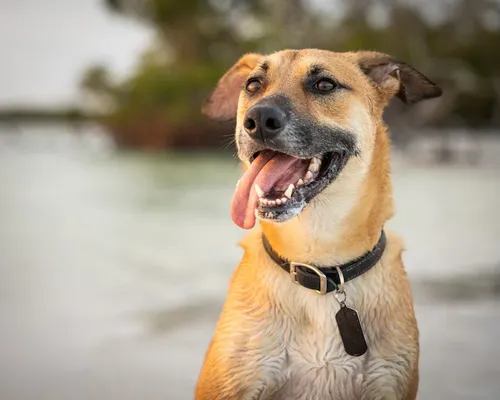
#> input picture img2.webp, 500 x 400 px, found by its file name
$ jupyter execute CV_Day3.ipynb
#> lines starting #> are read from the running program, lines starting #| are printed output that depends on the picture
[cell 1]
import numpy as np
import matplotlib.pyplot as plt
import matplotlib.image as pltimg
import cv2
from PIL import Image

[cell 2]
img = np.zeros((512,512,3),np.uint8)
img[:] = [225,234,123]
plt.imshow(img)
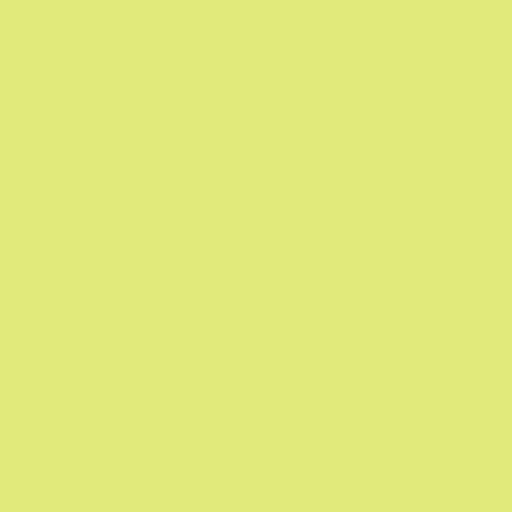
#> shown: shape (512, 512, 3); mean R, G, B 225, 234, 123

[cell 3]
Image.open('/home/gaming/projects/cvdev-project/img2.webp')

# Converting Image Into Array

[cell 4]
img = np.asarray(Image.open('/home/gaming/projects/cvdev-project/img2.webp'))
#> img is the input picture: shape (400, 500, 3); mean R, G, B 167.6, 154.7, 135.9

[cell 5]
print(img)
#> (printed output is left out)

[cell 6]
# Ploting the array into image
plt.imshow(img)

[cell 7]
plt.imshow(img[:,:,0])

[cell 8]
plt.imshow(img,cmap="hot")

[cell 9]
plt.imshow(img)
plt.colorbar()
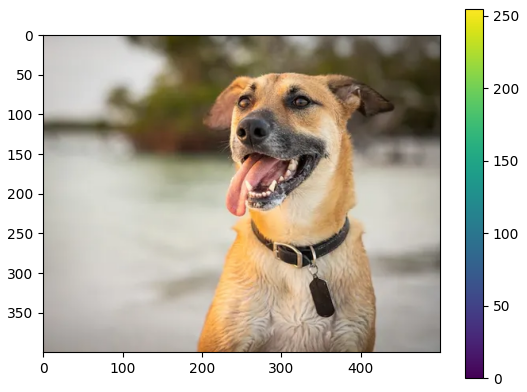
#> figure drawn by matplotlib, 2 panels

[cell 10]
B,G ,R = cv2.split(img)
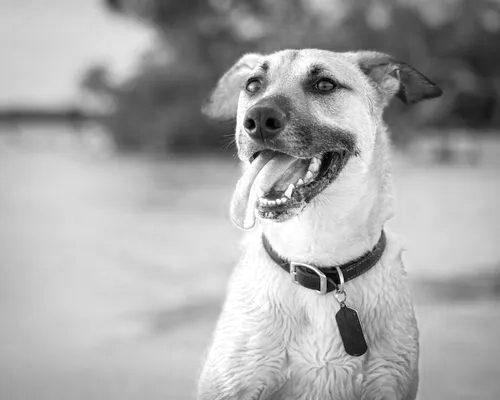
#> B: shape (400, 500); min 0, max 255, mean 167.6
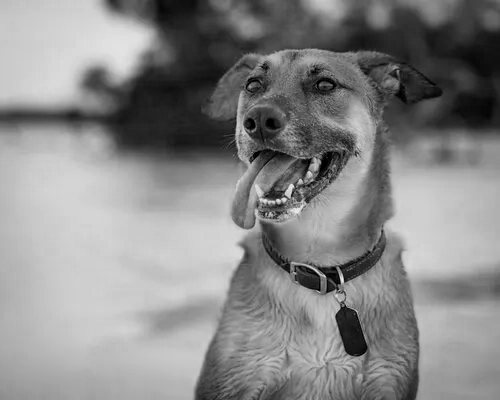
#> R: shape (400, 500); min 0, max 237, mean 135.9

[cell 11]
Z= np.zeros(B.shape,dtype=B.dtype)

[cell 12]
plt.imshow(cv2.merge((R,Z,Z)))
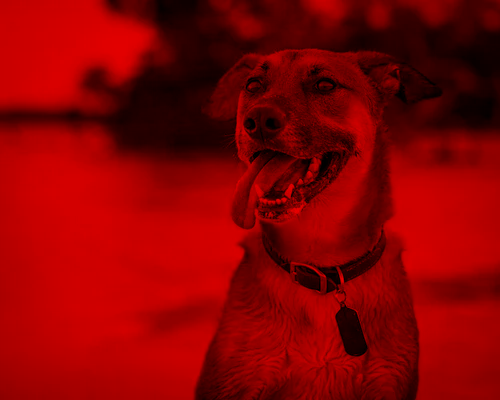
#> shown: shape (400, 500, 3); mean R, G, B 135.9, 0, 0

[cell 13]
sobel = np.array([
    [1,0,-1],
    [2,0,-2],
    [1,0,-1]
])

[cell 14]
image = np.array([
    [ 10,  10,  10,  10, 200, 200, 200, 200],
    [ 10,  10,  10,  10, 200, 200, 200, 200],
    [ 10,  10,  10,  10, 200, 200, 200, 200],
    [ 10,  10,  10,  10, 200, 200, 200, 200],
    [ 0,  10,  0,  0, 00, 00, 200, 200],
    [ 10,  10,  10,  10, 200, 200, 200, 200],
    [ 10,  10,  10,  10, 200, 200, 200, 200],
    [ 0,  0,  0,  10, 200, 200, 200, 200],
], dtype=np.float32)

[cell 15]
plt.imshow(image)
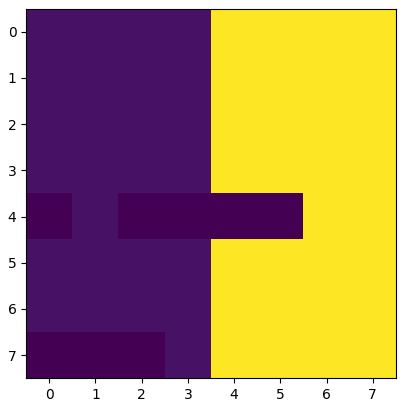
#> figure drawn by matplotlib, 1 panel

# Lets put filter to Identify the vertical line

[cell 16]
def vertical_strip(imagee , kernel):
    img_h, img_w= imagee.shape

    k_h,k_w = kernel.shape

    # Padding size
    pad_h, pad_w = k_h//2 , k_w//2

    #padding the image with zeros around the boundaries

    padded = np.pad(imagee,((pad_h,pad_h),(pad_w,pad_w)),mode='constant',constant_values=0)

    # Output image of same size
    output = np.zeros_like(imagee,dtype=np.float32)

    for i in range(img_h):
        for j in range(img_w):
            region = padded[i:i+k_h,j:j+k_w]

            output[i,j] = np.sum(region * kernel)

    return output

[cell 17]
vertical_img=vertical_strip(image,sobel)

[cell 18]
plt.imshow(vertical_img,cmap='gray')
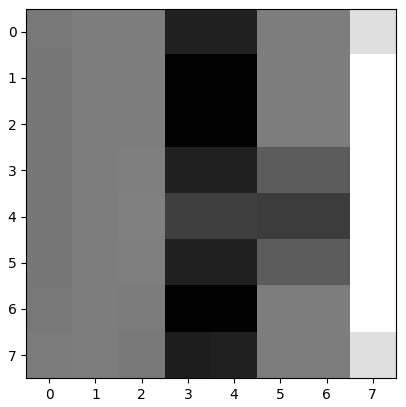
#> figure drawn by matplotlib, 1 panel

[cell 19]
dog_grey =cv2.cvtColor(img,cv2.COLOR_RGB2GRAY)

[cell 20]
plt.imshow(dog_grey,cmap='gray')

[cell 21]
dog_outline= vertical_strip(dog_grey,sobel)
#> in vertical_strip (call 2), `padded = np.pad(imagee,((pad_h,pad_h),(pad_w,pad_w)),mode='constant',c..`:
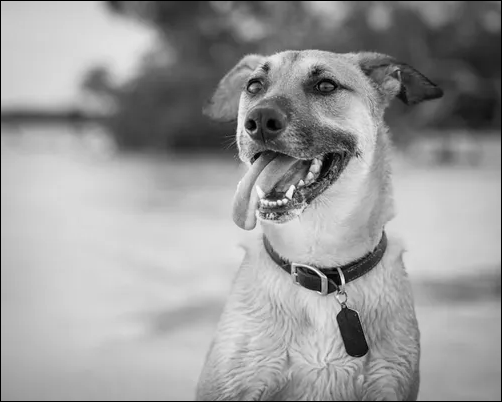
#> padded: shape (402, 502); min 0, max 250, mean 155
#> after the loop in vertical_strip (call 2), `for i in range(img_h):`:
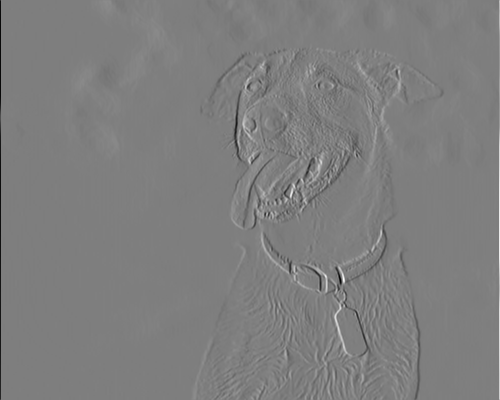
#> output: shape (400, 500) float32; min -868, max 878, mean 0.5; drawn with min black and max white

# Vertical Feature Extraction

[cell 22]
plt.imshow(dog_outline)

# Horizontal Filter

[cell 23]
plt.imshow(vertical_strip(dog_grey,sobel.T))
#> after the loop in vertical_strip (call 3), `for i in range(img_h):`:
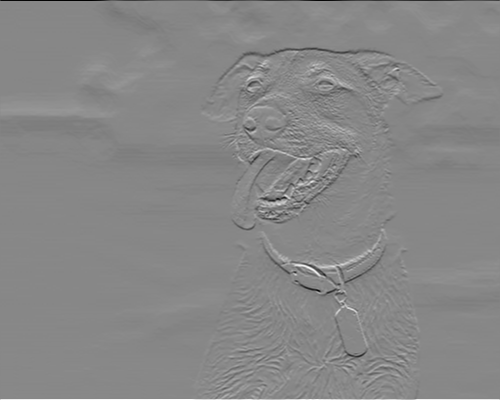
#> output: shape (400, 500) float32; min -820, max 724, mean -0.2; drawn with min black and max white

$ run again, with img3.webp copied over img2.webp
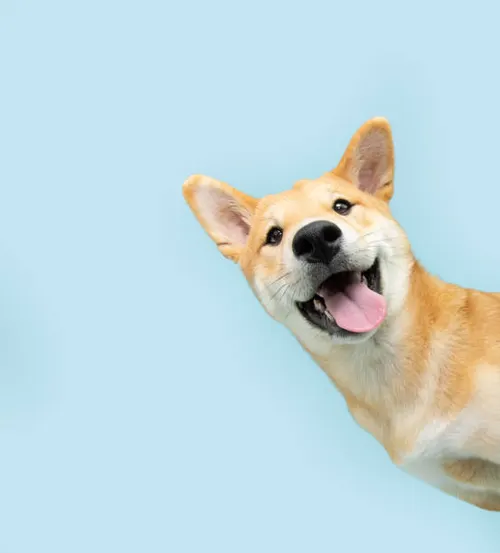
#> input picture img3.webp, 500 x 553 px, found by its file name
#> img is the input picture: shape (553, 500, 3); mean R, G, B 194.5, 216.1, 220.7
#> (printed output is left out)
#> `[cell 12] plt.imshow(cv2.merge((R,Z,Z)))`:
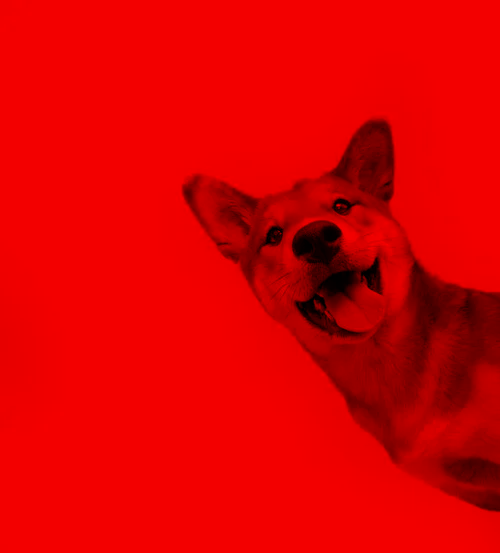
#> shown: shape (553, 500, 3); mean R, G, B 220.7, 0, 0
#> after the loop in vertical_strip (call 3), `for i in range(img_h):`:
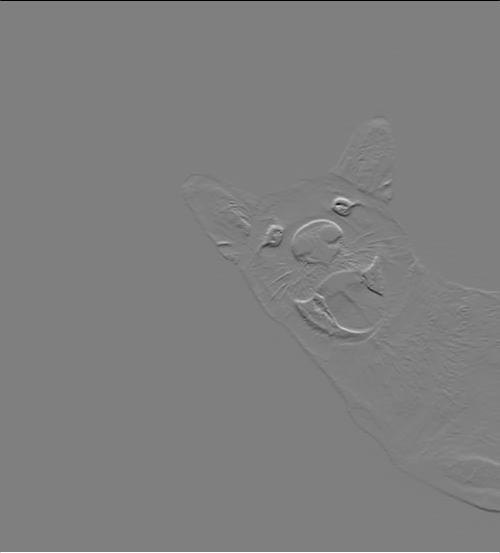
#> output: shape (553, 500) float32; min -884, max 884, mean 0; drawn with min black and max white

$ run again, with Akbash 1.webp copied over img2.webp
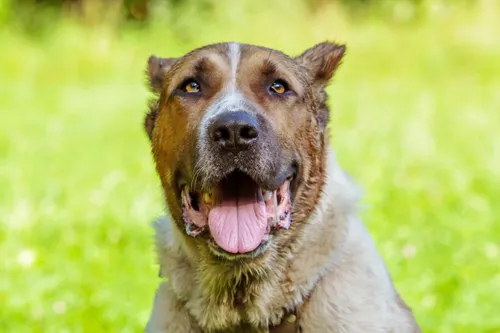
#> input picture Akbash 1.webp, 500 x 333 px, found by its file name
#> img is the input picture: shape (333, 500, 3); mean R, G, B 181.3, 190.6, 104.5
#> (printed output is left out)
#> after the loop in vertical_strip (call 3), `for i in range(img_h):`:
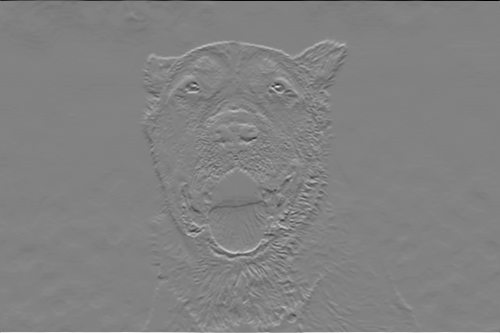
#> output: shape (333, 500) float32; min -888, max 851, mean 0; drawn with min black and max white
